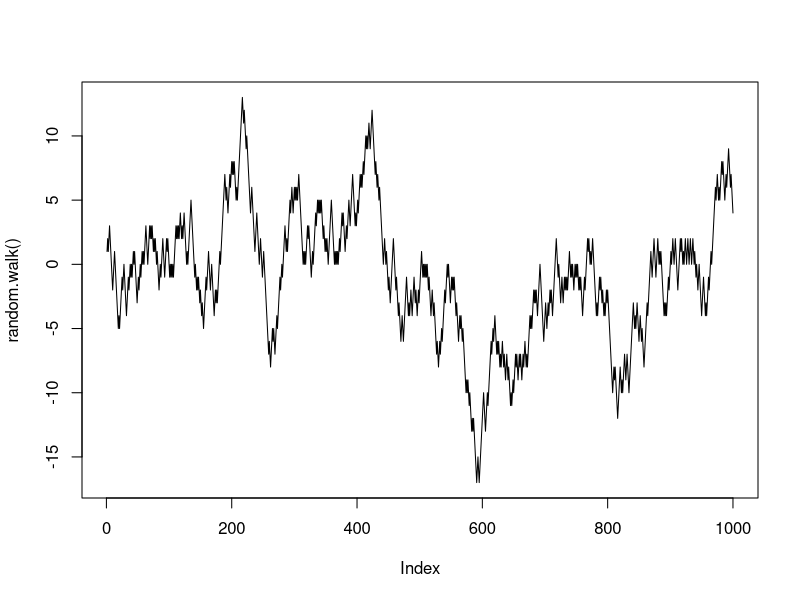

R code for this plot:
## ---- chunk 1
# This is a comment
cat("This is not a comment")
## ---- chunk 2
c(1,2.0,1.1,pi)
## ---- chunk 3
1/Inf
## ---- chunk 4
complex(real = 1, imaginary = 2)
8+6i
## ---- chunk 5
c('One', '1', 'pi')
## ---- chunk 6
c(TRUE, FALSE, TRUE)
## ---- chunk 7
factor(c('Male','Female','Male','Male'))
## ---- chunk 8
a1 <- c(1,2,3)
a1
## ---- chunk 9
a2 <- c('one','two','three')
a2
## ---- chunk 10
a3 <- c('1','2','3')
a3
## ---- chunk 11
4:10
4:-3
0.1:4
## ---- chunk 12
c(1,2,3) * c(4,5,6)
## ---- chunk 13
c(1,2,3) ^ c(1,2,3,4,5,6)
## ---- chunk 14
c(TRUE, FALSE) | c(FALSE, FALSE)
## ---- chunk 15
c(1,2,3) < c(2,1,4)
## ---- chunk 16
is.numeric(a1)
is.vector(a1)
is.data.frame(a1)
## ---- chunk 17
x <- 1
x
## ---- chunk 18
x < -1
## ---- chunk 19
y = "string"
y
## ---- chunk 20
"This isn't used much" -> z
z
## ---- chunk 21
b12 <- c(a1,a2)
b12
## ---- chunk 22
b23 <- c(a2,a3)
b23
b13 <- c(a1,a3)
b13
## ---- chunk 23
b21 <- c(a2,a1)
b21
## ---- chunk 24
b23 == b21
## ---- chunk 25
b123 <- c(a1,a2,a3)
## ---- chunk 26
a1 %*% a1
c(1,4,5) %*% c(6,7,2)
## ---- chunk 27
class(c(1,2,"three"))
## ---- chunk 28
c(3,4,5,6) ^ 4
## ---- chunk 29
c(3,4,5,6) > 4
## ---- chunk 30
l12 <- list(a1,a2)
l12
## ---- chunk 31
l23 <- list(a2,a3)
l23
l13 <- list(a1,a3)
l13
## ---- chunk 32
as.vector(l23)
as.list(a1)
## ---- chunk 33
q1 = 1:10 #Question 1
q1c = as.list(as.character(seq(2.1,2.5,0.1)))

q1 + as.numeric(q1c) # Question 2

x1 = rnorm(7,mean = 13, sd = 5) #Question 3
x2 = rnorm(7,mean = 13, sd = 5)

x1 %*% x2 #Question 4
## ---- chunk 34
M1 <- matrix(c(1,2,3,4,5,6,7,8,9),nrow=3,ncol=3)
M1
M2 <- matrix(9:1 ,3 ,3)
M2
## ---- chunk 35
M3 <- matrix(c(a1,a2),2,3)
M3
## ---- chunk 36
df1 <- data.frame(a1,a2,a3)
df1
## ---- chunk 37
length(a1)
## ---- chunk 38
names(a1) = c("a","b","c")
a1
## ---- chunk 39
names(df1) = c("var_1","var_2","var_3")
df1
## ---- chunk 40
dim(M1)
## ---- chunk 41
a1[2] # Second entry
M1[1,2] #First row second column
df1[2,3] # Second row third column
## ---- chunk 42
M1[1,] # First row
M1[,3] # Third column
## ---- chunk 43
a1[a1 <= 2]
## ---- chunk 44
l13[[1]]
## ---- chunk 45
rownames(M1) <- c('Ein','Zwei','Drei')
colnames(M1) <- c('Un','Deux','Trois')
M1
## ---- chunk 46
rownames(df1) <- c('Uno','Dos','Tres')
colnames(df1) <- c('yi','er','san')
df1
## ---- chunk 47
M1.rbind <- rbind(M1,M1)
M1.rbind
## ---- chunk 48
M2.rbind <- rbind(M1,M2) # Notice the names of columns and rows
M2.rbind
## ---- chunk 49
M1.cbind <- cbind(M1,M1)
M1.cbind
## ---- chunk 50
df1$yi
df1$er
df1$san
## ---- chunk 51
attach(iris)
head(iris)
## ---- chunk 52
summary(iris)
## ---- chunk 53
print(iris)
## ---- chunk 54
sapply(iris$Sepal.Width,floor)
## ---- chunk 55
lapply(iris$Sepal.width,floor)
## ---- chunk 56
floor(iris$Sepal.Width) 
## ---- chunk 57
apply(M2,1,min)# Minimum for each row
## ---- chunk 58
apply(M2,2,min)# Minimum for each column
## ---- chunk 59
apply(M2,c(1,2),min)# Minimum of all entries, same as min(M2)
## ---- chunk 60
random.walk <- function(n=1000,p=0.5, start = 0,min = 0, max = 1){
  rand <- runif(n = n,  min = min, max = max)/(max - min);
  
  steps <- sign(2*(rand - p));
  out <- start + cumsum(steps);
  
  return(out)
}
## ---- chunk 61
plot(random.walk(),type = "l")
